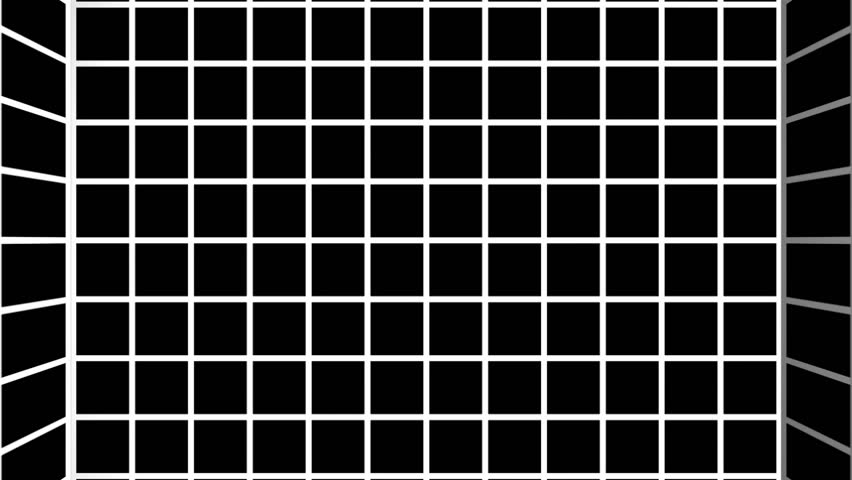
#> input picture test.jpg, 852 x 480 px
$ python -i getPerspectiveTransform.py   (imports and definitions only)
#> lines starting #> are read from the running program, lines starting #| are printed output that depends on the picture; after the words box and inside, x2 and y2 are one past the last pixel; in counts of white or black regions, pixels touching at a corner belong together
#> further down, picture is the input picture: shape (480, 852, 3); min 0, max 255, mean 50.6
# import the necessary packages
import numpy as np
import cv2


# [61 lines left out: functions order_points, four_point_transform, not called in this run]

def points_detection (image):
    gray = cv2.cvtColor(image, cv2.COLOR_BGR2GRAY)
    gray = cv2.bilateralFilter(gray, 11, 17, 17)
    edged = cv2.Canny(gray, 30, 200)
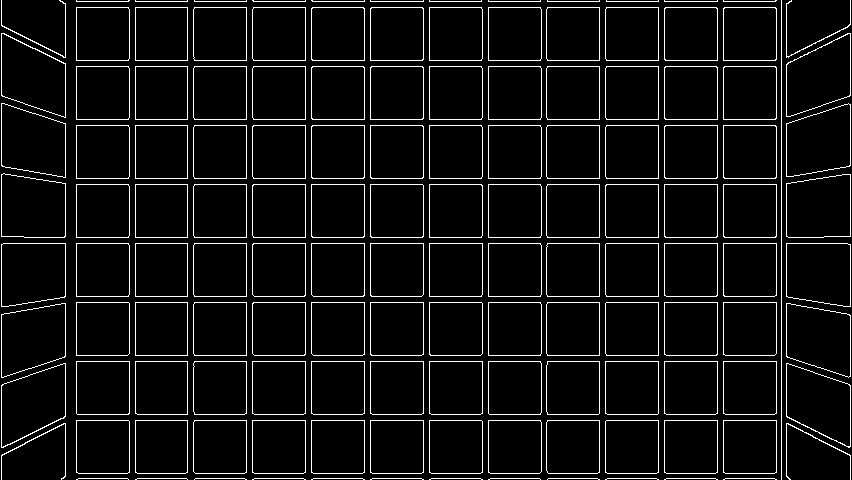
#> edged: shape (480, 852); 6.3% white in thin lines or dots
    (cnts, _) = cv2.findContours(edged.copy(), cv2.RETR_TREE, cv2.CHAIN_APPROX_SIMPLE)
#> cnts = 245 contours, 25 with area under 20; largest, box (x1, y1, x2, y2) and area: (1, 363, 66, 448) 3758, (1, 33, 66, 118) 3756, (1, 243, 66, 307) 3752, (1, 243, 66, 307) 3750, (1, 173, 66, 238) 3750
    cnts = sorted(cnts, key=cv2.contourArea, reverse=True)[:10]
#> cnts = 10 contours; largest, box (x1, y1, x2, y2) and area: (1, 363, 66, 448) 3758, (1, 33, 66, 118) 3756, (1, 243, 66, 307) 3752, (1, 243, 66, 307) 3750, (1, 173, 66, 238) 3750
    screenCnt = None
    for c in cnts:
        # approximate the contour
        peri = cv2.arcLength(c, True)
        approx = cv2.approxPolyDP(c, 0.02 * peri, True)

        # if our approximated contour has four points, then
        # we can assume that we have found our screen
        if len(approx) == 4:
            screenCnt = approx
            break
#> this loop made 1 pass
#> (peri, screenCnt) on pass 1: (265, [[65, 363], [1, 385], [1, 447], [65, 416]])
    pts = screenCnt.reshape(4, 2)
#> pts = [[65, 363], [1, 385], [1, 447], [65, 416]]
    return pts

>>> import cv2
>>> picture = cv2.imread('test.jpg')
>>> result = points_detection(picture)
#> result = [[65, 363], [1, 385], [1, 447], [65, 416]]
